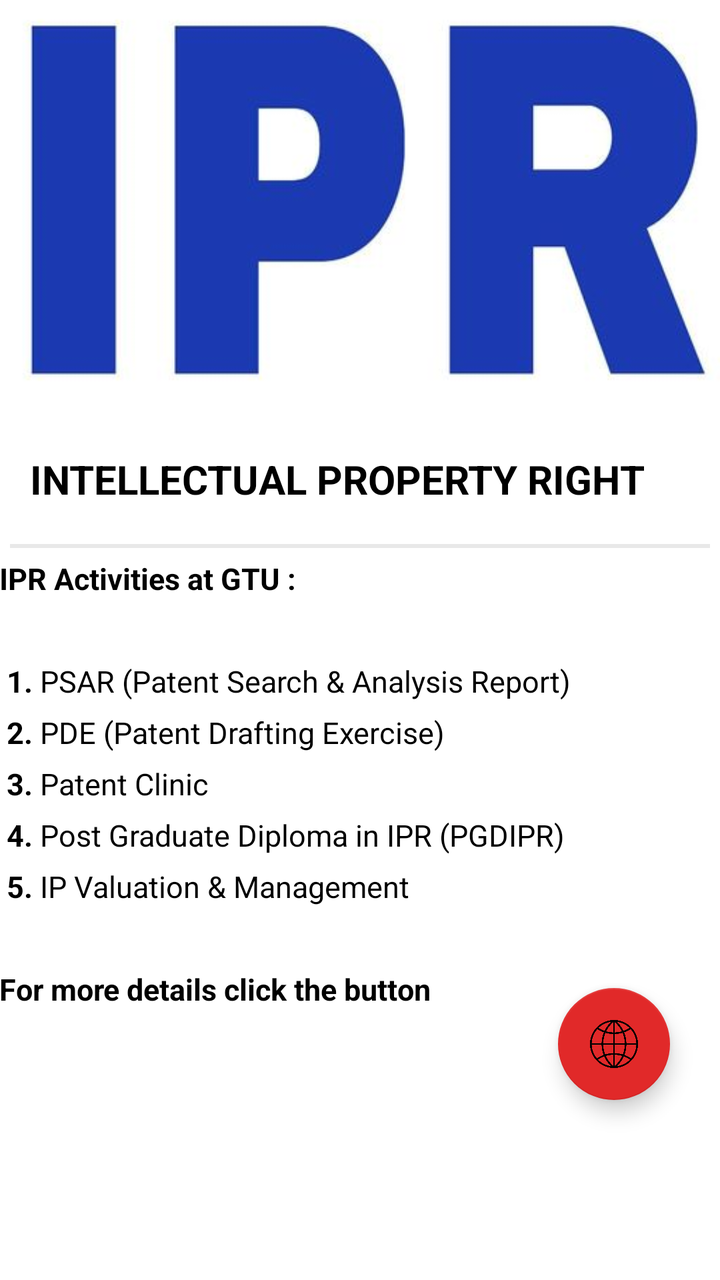
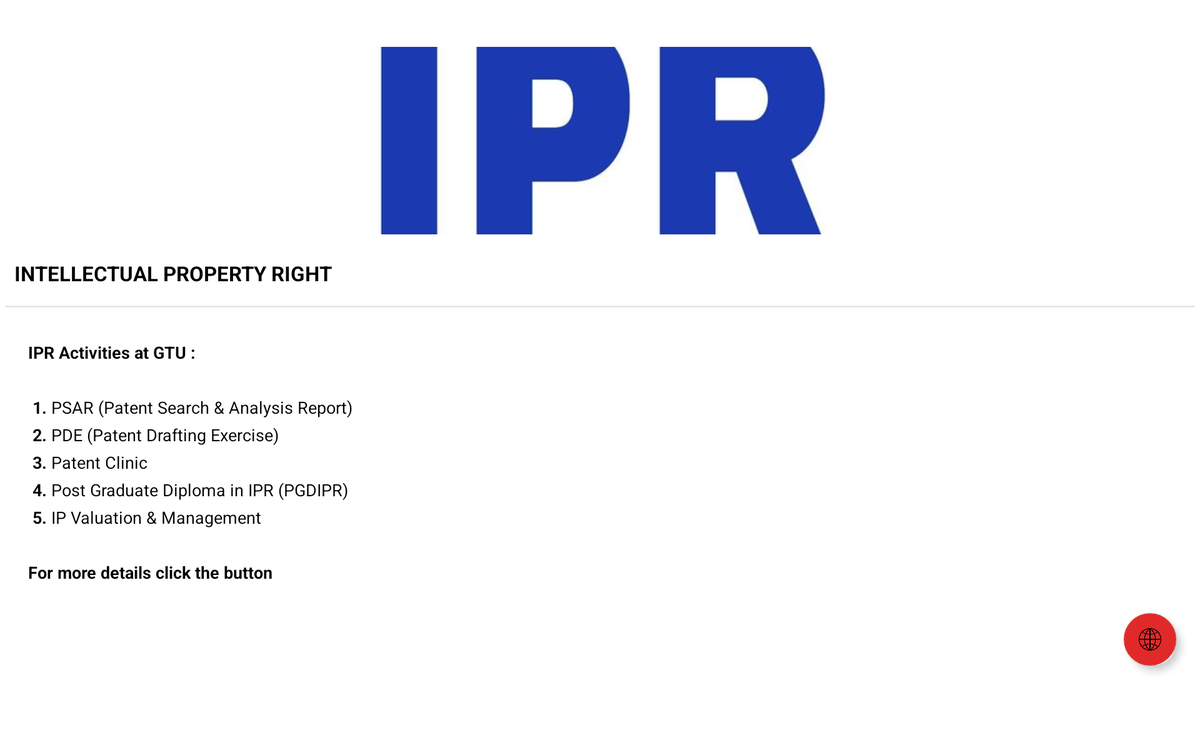

An Android layout and its configuration variant, each rendered on a device that would load it. The default file and the variant file are quoted in full after the pictures.
<!-- AndroidManifest.xml: fallback theme Theme.MaterialComponents.DayNight.NoActionBar -->
<!-- res/layout/fragment_ipr.xml -->
<FrameLayout xmlns:android="http://schemas.android.com/apk/res/android"
    xmlns:tools="http://schemas.android.com/tools"
    android:layout_width="match_parent"
    android:layout_height="match_parent"
    xmlns:app="http://schemas.android.com/apk/res-auto"
    tools:context="com.example.october7sveryown.app.Fragment.IPRFragment">


        <ScrollView
            android:layout_width="match_parent"
            android:layout_height="match_parent"
            android:id="@+id/myScollview">
            <RelativeLayout
                android:layout_width="wrap_content"
                android:layout_height="match_parent"
                android:orientation="vertical">


                <android.support.v7.widget.AppCompatImageView
                    android:id="@+id/main.backdrop"
                    android:layout_width="wrap_content"
                    android:layout_height="200dp"
                    android:scaleType="centerCrop"
                    android:layout_marginBottom="1dp"
                    android:fitsSystemWindows="true"
                    android:src="@drawable/ipr"
                    app:layout_collapseMode="parallax"
                    />

                <TextView
                    android:text="Intellectual Property Right"
                    android:layout_width="match_parent"
                    android:layout_height="wrap_content"
                    android:id="@+id/tvTitle"
                    android:layout_below="@id/main.backdrop"
                    android:textColor="@android:color/black"
                    android:padding="5dp"
                    android:textSize="20sp"
                    android:textStyle="normal|bold"
                    android:layout_marginTop="20dp"
                    android:layout_marginLeft="10dp"
                    android:textAllCaps="true"
                    />

                <TextView
                    android:layout_width="match_parent"
                    android:layout_height="wrap_content"
                    android:textSize="15dp"
                    android:id="@+id/txtDetails"
                    android:textColor="@android:color/black"
                    android:lineSpacingExtra="8dp"
                    android:text="@string/iprdetails"
                    android:padding="@dimen/activity_horizontal_margin"
                    android:layout_marginTop="5dp"
                    android:layout_below="@+id/divider"
                    android:layout_alignParentRight="true"
                    android:layout_alignParentEnd="true" />

                <ImageView
                    android:src="@drawable/divider"
                    android:id="@+id/divider"
                    android:layout_width="fill_parent"
                    android:layout_height="wrap_content"
                    android:scaleType="fitXY"
                    android:paddingLeft="5dp"
                    android:paddingRight="5dp"
                    android:layout_marginTop="9dp"
                    android:paddingTop="5dp"
                    android:layout_below="@+id/tvTitle"
                    android:layout_alignParentLeft="true"
                    android:layout_alignParentStart="true" />
            </RelativeLayout>
        </ScrollView>


        <android.support.design.widget.FloatingActionButton
            android:layout_height="wrap_content"
            android:layout_width="wrap_content"
            android:layout_marginBottom="90dp"
            android:layout_marginRight="25dp"
            app:fabSize="normal"
            android:id="@+id/fab"
            android:src="@drawable/internet"
            app:layout_anchor="@id/main.appbar"
            app:pressedTranslationZ="18dp"
            app:rippleColor="#000"
            android:clickable="true"
            android:layout_gravity="bottom|right|end"
            app:backgroundTint="@color/primary_dark"
            />

</FrameLayout>
<!-- resources referenced by this layout -->
<resources>
  <color name="primary_dark">#E12929</color>
  <!-- drawable divider (drawable) -->
  <?xml version="1.0" encoding="utf-8"?>
  
  <shape xmlns:android="http://schemas.android.com/apk/res/android">
      <size android:height="2dip"/>
      <solid android:color="#e8e8e8"/>
  </shape>
  <!-- drawable internet: png bitmap (drawable, 21498 bytes) -->
  <!-- drawable ipr: jpg bitmap (drawable, 10442 bytes) -->
  <string name="iprdetails">
          <b>IPR Activities at GTU : </b>\n\n
  <b>1. </b>PSAR (Patent Search &amp; Analysis Report)\n
  <b>2. </b>PDE (Patent Drafting Exercise)\n
  <b>3. </b>Patent Clinic\n
  <b>4. </b>Post Graduate Diploma in IPR (PGDIPR)\n
  <b>5. </b>IP Valuation &amp; Management\n\n<b>For more details click the button</b>
  
      </string>
</resources>
<!-- res/layout-sw720dp-land/fragment_ipr.xml (the repository's variant of the layout above) -->
<!-- drawn on a large tablet held sideways -->
<FrameLayout xmlns:android="http://schemas.android.com/apk/res/android"
    xmlns:tools="http://schemas.android.com/tools"
    android:layout_width="match_parent"
    android:layout_height="match_parent"
    xmlns:app="http://schemas.android.com/apk/res-auto"
    tools:context="com.example.october7sveryown.app.Fragment.IPRFragment">


        <ScrollView
            android:layout_width="match_parent"
            android:layout_height="match_parent"
            android:id="@+id/myScollview">
            <RelativeLayout
                android:layout_width="wrap_content"
                android:layout_height="match_parent"
                android:orientation="vertical">


                <android.support.v7.widget.AppCompatImageView
                    android:id="@+id/main.backdrop"
                    android:layout_width="wrap_content"
                    android:layout_height="200dp"
                    android:scaleType="centerCrop"
                    android:layout_marginBottom="1dp"
                    android:fitsSystemWindows="true"
                    android:src="@drawable/ipr"
                    android:layout_centerHorizontal="true"
                    android:layout_marginTop="50dp"
                    app:layout_collapseMode="parallax"
                    />

                <TextView
                    android:text="Intellectual Property Right"
                    android:layout_width="match_parent"
                    android:layout_height="wrap_content"
                    android:id="@+id/tvTitle"
                    android:layout_below="@id/main.backdrop"
                    android:textColor="@android:color/black"
                    android:padding="5dp"
                    android:textSize="22sp"
                    android:textStyle="normal|bold"
                    android:layout_marginTop="20dp"
                    android:layout_marginLeft="10dp"
                    android:textAllCaps="true"
                    />

                <TextView
                    android:layout_width="match_parent"
                    android:layout_height="wrap_content"
                    android:textSize="18dp"
                    android:id="@+id/txtDetails"
                    android:textColor="@android:color/black"
                    android:lineSpacingExtra="8dp"
                    android:text="@string/iprdetails"
                    android:padding="30dp"
                    android:layout_marginTop="5dp"
                    android:layout_below="@+id/divider"
                    android:layout_alignParentRight="true"
                    android:layout_alignParentEnd="true" />

                <ImageView
                    android:src="@drawable/divider"
                    android:id="@+id/divider"
                    android:layout_width="fill_parent"
                    android:layout_height="wrap_content"
                    android:scaleType="fitXY"
                    android:paddingLeft="5dp"
                    android:paddingRight="5dp"
                    android:layout_marginTop="9dp"
                    android:paddingTop="5dp"
                    android:layout_below="@+id/tvTitle"
                    android:layout_alignParentLeft="true"
                    android:layout_alignParentStart="true" />
            </RelativeLayout>
        </ScrollView>


        <android.support.design.widget.FloatingActionButton
            android:layout_height="wrap_content"
            android:layout_width="wrap_content"
            android:layout_marginBottom="90dp"
            android:layout_marginRight="25dp"
            app:fabSize="normal"
            android:id="@+id/fab"
            android:src="@drawable/internet"
            app:layout_anchor="@id/main.appbar"
            app:pressedTranslationZ="18dp"
            app:rippleColor="#000"
            android:clickable="true"
            android:layout_gravity="bottom|right|end"
            app:backgroundTint="@color/primary_dark"
            />

</FrameLayout>
